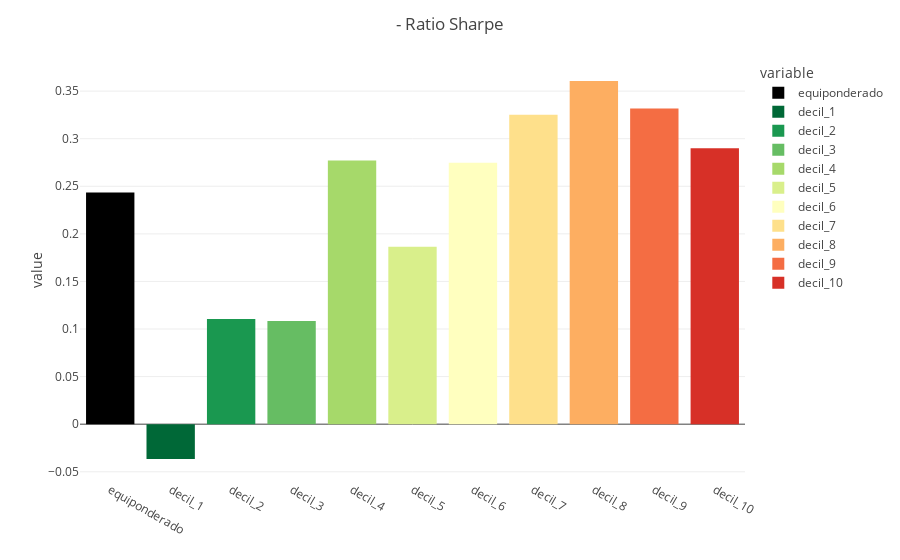

Write notebook code for a chart like this one.
### Code cell
pl.plot_sharpe(done_rsi)

### Figure 1 — Plotly figure (JSON) as saved in the notebook; plotly's stock layout.template omitted (floating-point values rounded to 4 significant figures)
{"data": [{"alignmentgroup": "True", "hovertemplate": "variable=equiponderado<br>index=%{x}<br>value=%{y}<extra></extra>", "legendgroup": "equiponderado", "marker": {"color": "#000000", "pattern": {"shape": ""}}, "name": "equiponderado", "offsetgroup": "equiponderado", "orientation": "v", "showlegend": true, "textposition": "auto", "type": "bar", "x": ["equiponderado", "decil_1", "decil_2", "decil_3", "decil_4", "decil_5", "decil_6", "decil_7", "decil_8", "decil_9", "decil_10"], "xaxis": "x", "y": [0.2435, 0, 0, 0, 0, 0, 0, 0, 0, 0, 0], "yaxis": "y"}, {"alignmentgroup": "True", "hovertemplate": "variable=decil_1<br>index=%{x}<br>value=%{y}<extra></extra>", "legendgroup": "decil_1", "marker": {"color": "rgb(0,104,55)", "pattern": {"shape": ""}}, "name": "decil_1", "offsetgroup": "decil_1", "orientation": "v", "showlegend": true, "textposition": "auto", "type": "bar", "x": ["equiponderado", "decil_1", "decil_2", "decil_3", "decil_4", "decil_5", "decil_6", "decil_7", "decil_8", "decil_9", "decil_10"], "xaxis": "x", "y": [0, -0.03658, 0, 0, 0, 0, 0, 0, 0, 0, 0], "yaxis": "y"}, {"alignmentgroup": "True", "hovertemplate": "variable=decil_2<br>index=%{x}<br>value=%{y}<extra></extra>", "legendgroup": "decil_2", "marker": {"color": "rgb(26,152,80)", "pattern": {"shape": ""}}, "name": "decil_2", "offsetgroup": "decil_2", "orientation": "v", "showlegend": true, "textposition": "auto", "type": "bar", "x": ["equiponderado", "decil_1", "decil_2", "decil_3", "decil_4", "decil_5", "decil_6", "decil_7", "decil_8", "decil_9", "decil_10"], "xaxis": "x", "y": [0, 0, 0.1105, 0, 0, 0, 0, 0, 0, 0, 0], "yaxis": "y"}, {"alignmentgroup": "True", "hovertemplate": "variable=decil_3<br>index=%{x}<br>value=%{y}<extra></extra>", "legendgroup": "decil_3", "marker": {"color": "rgb(102,189,99)", "pattern": {"shape": ""}}, "name": "decil_3", "offsetgroup": "decil_3", "orientation": "v", "showlegend": true, "textposition": "auto", "type": "bar", "x": ["equiponderado", "decil_1", "decil_2", "decil_3", "decil_4", "decil_5", "decil_6", "decil_7", "decil_8", "decil_9", "decil_10"], "xaxis": "x", "y": [0, 0, 0, 0.1084, 0, 0, 0, 0, 0, 0, 0], "yaxis": "y"}, {"alignmentgroup": "True", "hovertemplate": "variable=decil_4<br>index=%{x}<br>value=%{y}<extra></extra>", "legendgroup": "decil_4", "marker": {"color": "rgb(166,217,106)", "pattern": {"shape": ""}}, "name": "decil_4", "offsetgroup": "decil_4", "orientation": "v", "showlegend": true, "textposition": "auto", "type": "bar", "x": ["equiponderado", "decil_1", "decil_2", "decil_3", "decil_4", "decil_5", "decil_6", "decil_7", "decil_8", "decil_9", "decil_10"], "xaxis": "x", "y": [0, 0, 0, 0, 0.2772, 0, 0, 0, 0, 0, 0], "yaxis": "y"}, {"alignmentgroup": "True", "hovertemplate": "variable=decil_5<br>index=%{x}<br>value=%{y}<extra></extra>", "legendgroup": "decil_5", "marker": {"color": "rgb(217,239,139)", "pattern": {"shape": ""}}, "name": "decil_5", "offsetgroup": "decil_5", "orientation": "v", "showlegend": true, "textposition": "auto", "type": "bar", "x": ["equiponderado", "decil_1", "decil_2", "decil_3", "decil_4", "decil_5", "decil_6", "decil_7", "decil_8", "decil_9", "decil_10"], "xaxis": "x", "y": [0, 0, 0, 0, 0, 0.1864, 0, 0, 0, 0, 0], "yaxis": "y"}, {"alignmentgroup": "True", "hovertemplate": "variable=decil_6<br>index=%{x}<br>value=%{y}<extra></extra>", "legendgroup": "decil_6", "marker": {"color": "rgb(255,255,191)", "pattern": {"shape": ""}}, "name": "decil_6", "offsetgroup": "decil_6", "orientation": "v", "showlegend": true, "textposition": "auto", "type": "bar", "x": ["equiponderado", "decil_1", "decil_2", "decil_3", "decil_4", "decil_5", "decil_6", "decil_7", "decil_8", "decil_9", "decil_10"], "xaxis": "x", "y": [0, 0, 0, 0, 0, 0, 0.2746, 0, 0, 0, 0], "yaxis": "y"}, {"alignmentgroup": "True", "hovertemplate": "variable=decil_7<br>index=%{x}<br>value=%{y}<extra></extra>", "legendgroup": "decil_7", "marker": {"color": "rgb(254,224,139)", "pattern": {"shape": ""}}, "name": "decil_7", "offsetgroup": "decil_7", "orientation": "v", "showlegend": true, "textposition": "auto", "type": "bar", "x": ["equiponderado", "decil_1", "decil_2", "decil_3", "decil_4", "decil_5", "decil_6", "decil_7", "decil_8", "decil_9", "decil_10"], "xaxis": "x", "y": [0, 0, 0, 0, 0, 0, 0, 0.3252, 0, 0, 0], "yaxis": "y"}, {"alignmentgroup": "True", "hovertemplate": "variable=decil_8<br>index=%{x}<br>value=%{y}<extra></extra>", "legendgroup": "decil_8", "marker": {"color": "rgb(253,174,97)", "pattern": {"shape": ""}}, "name": "decil_8", "offsetgroup": "decil_8", "orientation": "v", "showlegend": true, "textposition": "auto", "type": "bar", "x": ["equiponderado", "decil_1", "decil_2", "decil_3", "decil_4", "decil_5", "decil_6", "decil_7", "decil_8", "decil_9", "decil_10"], "xaxis": "x", "y": [0, 0, 0, 0, 0, 0, 0, 0, 0.3606, 0, 0], "yaxis": "y"}, {"alignmentgroup": "True", "hovertemplate": "variable=decil_9<br>index=%{x}<br>value=%{y}<extra></extra>", "legendgroup": "decil_9", "marker": {"color": "rgb(244,109,67)", "pattern": {"shape": ""}}, "name": "decil_9", "offsetgroup": "decil_9", "orientation": "v", "showlegend": true, "textposition": "auto", "type": "bar", "x": ["equiponderado", "decil_1", "decil_2", "decil_3", "decil_4", "decil_5", "decil_6", "decil_7", "decil_8", "decil_9", "decil_10"], "xaxis": "x", "y": [0, 0, 0, 0, 0, 0, 0, 0, 0, 0.3317, 0], "yaxis": "y"}, {"alignmentgroup": "True", "hovertemplate": "variable=decil_10<br>index=%{x}<br>value=%{y}<extra></extra>", "legendgroup": "decil_10", "marker": {"color": "rgb(215,48,39)", "pattern": {"shape": ""}}, "name": "decil_10", "offsetgroup": "decil_10", "orientation": "v", "showlegend": true, "textposition": "auto", "type": "bar", "x": ["equiponderado", "decil_1", "decil_2", "decil_3", "decil_4", "decil_5", "decil_6", "decil_7", "decil_8", "decil_9", "decil_10"], "xaxis": "x", "y": [0, 0, 0, 0, 0, 0, 0, 0, 0, 0, 0.2899], "yaxis": "y"}], "layout": {"barmode": "relative", "legend": {"title": {"text": "variable"}, "tracegroupgap": 0}, "margin": {"t": 60}, "title": {"text": " - Ratio Sharpe"}, "xaxis": {"anchor": "y", "domain": [0, 1], "title": {}}, "yaxis": {"anchor": "x", "domain": [0, 1], "title": {"text": "value"}}}}
